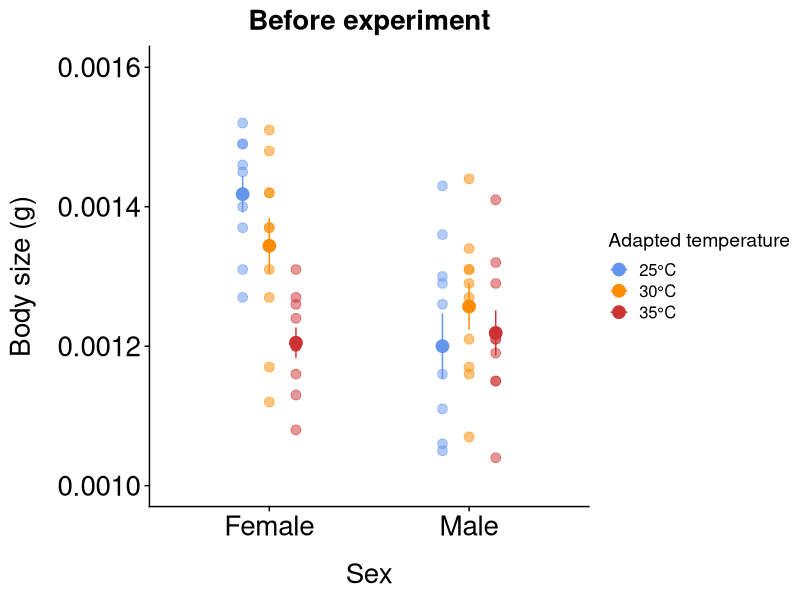

Source code (R): (Note: this script raises an error after producing the figure.)
#load the packages that I need for this code
library(ggplot2)
library(tidyverse)
library(cowplot)
library(ggpubr)
library(dplyr)
library(car) #for running type 2 anovas
library(emmeans) #for running post-hoc tests on type 2 anovas

#Tess's ggplot theme
theme_tess <- function () { 
  theme_cowplot()+
    theme(axis.title.y = element_text(margin = margin(t = 0, r = 15, b = 0, l = 0)))+
    theme(axis.title.x = element_text(margin = margin(t = 15, r = 0, b = 0, l = 0)))+
    theme(axis.text.x=element_text(size=20))+
    theme(axis.text.y=element_text(size=20))+
    theme(axis.title.x=element_text(size=20))+
    theme(axis.title.y=element_text(size=20))+
    theme(plot.title = element_text(hjust = 0.5,size=20))+
    theme(axis.title.y=element_text(size=20))
}

#### PRE HEATWAVE ####

data <-read.csv("./data/preheatwavebodysize.csv",stringsAsFactors = FALSE,
                strip.white = TRUE, na.strings = c("NA",""))

#make adapted_temp a factor
data$adapted_temp <- factor(data$adapted_temp,
                            levels = c(25, 30, 35),
                            labels = c("25°C", "30°C", "35°C"))

#order the x axis raw data points
data <- data %>% 
  mutate(sex_temp = factor(paste(sex, adapted_temp),
      levels = c( "f 25°C", "f 30°C", "f 35°C", "m 25°C", "m 30°C", "m 35°C")))

#calculate summary stats
summary_data <- data %>%
  group_by(adapted_temp, sex) %>%
  summarise(mean = mean(weight),
            n=n(),
            sd = sd(weight),
            se = sd / sqrt(n))

#order the x axis summary stats
summary_data <- summary_data %>%
  mutate(sex_temp = factor(paste(sex, adapted_temp),
      levels = c("f 25°C", "f 30°C", "f 35°C", "m 25°C", "m 30°C", "m 35°C")))

summary_data$group_id <- interaction(summary_data$adapted_temp, summary_data$sex)
data$group_id <- interaction(data$adapted_temp, data$sex)

#------Plot------#

p_pre <- ggplot(summary_data, aes(x = sex, y = mean, color = adapted_temp)) +
  geom_point(size = 4, position = position_dodge(width = 0.4)) +
  geom_jitter(data = data,aes(x = sex, y = weight, color = adapted_temp),  #jitter the points
              position = position_jitterdodge(jitter.width = 0, dodge.width = 0.4), 
              size = 3, alpha = 0.5) +
  geom_errorbar(aes(ymin = mean - se, ymax = mean + se), #add error bars
                position = position_dodge(width = 0.4), width = 0) +
  scale_color_manual(values = c("25°C" = "cornflowerblue", "30°C" = "darkorange", "35°C" = "brown3"),  #assign colours to sex
                     name = "Adapted temperature") +
  scale_x_discrete(labels = c("Female", "Male")) +   #label the x-axis categories
  scale_y_continuous(limits = c(0.0010, 0.0016))+
  xlab("Sex") + #assign x- and y-axis labels
  ylab("Body size (g)") +
  labs(title = "Before experiment")+ #tess added this
  #guides(fill = "none", color = "none", shape = "none", linetype = "none")+#tess added this to suppress the legend
  theme_tess()

windows();p_pre #enables plot to open on a PC
#print(p_pre) #this opens the plot in a new window

#------Stats------#

#Two-way ANOVA
lm_bodysize <- lm(weight ~ adapted_temp * sex, data = data)
Anova(lm_bodysize, type="2")
#significant interaction
  
#Tukey test
emmeans(lm_bodysize, pairwise ~ adapted_temp | sex, adjust = "tukey")


####POST HEATWAVE ####

#TESS NOTE: ideally there should just be one body size dataset that has a column
#specifying if it's before the experiment or after. then you'd only have to do all these first steps once

#TESS NOTE: best not to call two different datasets "data" because then when you want to go back
#and re-run something, you have to reload the data each time

data <-read.csv("./data/postheatwavebodysize.csv",stringsAsFactors = FALSE,
                strip.white = TRUE, na.strings = c("NA",""))

#make adapted_temp a factor
data$adapted_temp <- factor(data$adapted_temp,
                            levels = c(25, 30, 35),
                            labels = c("25°C", "30°C", "35°C"))

#calculate the mean for each population/group
means <- data %>%
  drop_na(weight) %>%
  group_by(heatwave, adapted_temp, sex, group_id) %>%
  summarise(pop_mean = mean(weight))

#calculate summary stats using the means for each population
summary_data <- means %>%
  group_by(heatwave, adapted_temp, sex) %>%
  summarise(mean = mean(pop_mean),
            n=n(),
            sd = sd(pop_mean),
            se = sd / sqrt(n))

#make heatwave a factor in all data sets
summary_data$heatwave <- factor(summary_data$heatwave,
                                levels = c(0, 1),
                                labels = c("Control", "Treatment"))
data$heatwave <- factor(data$heatwave, levels = c(0, 1),
                        labels = c("Control", "Treatment"))

means$heatwave <- factor(means$heatwave, levels = c(0, 1),
                         labels = c("Control", "Treatment"))

summary_data$group_id <- interaction(summary_data$adapted_temp, summary_data$sex)
data$group_id <- interaction(data$adapted_temp, data$sex)

#order the x axis is all data sets
data <- data %>%
  mutate(sex_heatwave = factor(paste(sex, heatwave), 
                                levels = c("f Control", 
                                           "f Treatment", "m Control", 
                                           "m Treatment")))
means <- means %>%
  mutate(sex_heatwave = factor(paste(sex, heatwave), 
                               levels = c("f Control", "f Treatment", 
                                          "m Control", "m Treatment")))
summary_data <- summary_data %>%
  mutate(sex_heatwave = factor(paste(sex, heatwave), 
                               levels = c("f Control", "f Treatment", 
                                          "m Control", "m Treatment")))

#------Plot------#

p_post <- ggplot(summary_data, aes(x = sex_heatwave, y = mean, 
                color = adapted_temp, shape = heatwave)) +
  geom_point(size = 4, position = position_dodge(width = 0.4)) +
  geom_jitter(data = means,   aes(x = sex_heatwave, y = pop_mean, 
                                  color = adapted_temp,shape = heatwave),
              position = position_jitterdodge(jitter.width = 0, dodge.width = 0.4), 
              size = 3, alpha = 0.5) +
  geom_errorbar(aes(ymin = mean - se, ymax = mean + se), #add error bars
                position = position_dodge(width = 0.4),
                width = 0) +
  scale_color_manual(
    values = c("25°C" = "cornflowerblue", "30°C" = "darkorange", "35°C" = "brown3"),   #assign colours to sex
    name = "Adapted temperature")+
  scale_shape_manual(values = c("Control" = 16, "Treatment" = 17),  #assign shapes to heatwave
                     name = "Heatwave") +  #label the x-axis categories
  scale_y_continuous(limits = c(0.0010, 0.0016))+
  scale_x_discrete(breaks = c("f Control", "f Treatment", 
                             "m Control", "m Treatment"),
                        labels = c("Female", "Female", "Male", "Male")) +
  xlab("Sex") + #assign x- and y-axis labels
  ylab("") + #Tess removed this because it's on the other panel, dont need it here
  labs(title = "End of experiment")+ #tess added this
  theme_tess()



#### COMBINED FIGURE ####

#create a single set of legends that apply to both plots
legend <- get_legend(
  p_post +theme(legend.position = "right"))

  
#remove the individual legends from both plots
p_pre_noleg  <- p_pre  + theme(legend.position = "none")
p_post_noleg <- p_post + theme(legend.position = "none")
  
#combine the new legend-less plots with the new legend
combined <- plot_grid(plot_grid(p_pre_noleg, p_post_noleg, labels = c("A", "B"),
                                  label_size = 20, ncol = 2, align = "hv"),
                                  legend, rel_widths = c(1, 0.23))
  
#save the final plot - TESS NOTE: I increased the dimensions because it was too zoomed in (points and font too large)
ggsave(filename = "./figures/Taresabodysizebeforeafter.pdf",
         plot = combined, width = 40, height = 18, units = "cm", dpi = 300)
  
# Taresa says: Should the plots have the same y axis scale/one scale for both panels
# Also I was having trouble making it so that female and male only appear once on the x axis of the second panel
# Should the two females and two males on panel B be closer together as well? 

#Tess says: let's work on the x axis together in meeting. 
#yes, I made y axes the same 


#------Stats------#

#Two-way ANOVA
lm_bodysize <- lm(weight ~ adapted_temp * sex, data = data)
Anova(lm_bodysize, type="2")
#significant interaction

#Tukey test
emmeans(lm_bodysize, pairwise ~ adapted_temp | sex, adjust = "tukey")


####ANOVA

#TWO-way ANOVA
#TESS SAYS: changed this to the way I do ANOVAS (see popsizeheatave file for explanation)

lm_bodysize <- lm(weight ~ adapted_temp * sex, data = data)
Anova(lm_bodysize, type="2")
#significant interaction
  
#Tukey test
#TESS SAYS: this is how you run a tukey test when you do your anovas as above (emmeans package)

emmeans(lm_bodysize, pairwise ~ adapted_temp | sex, adjust = "tukey")
